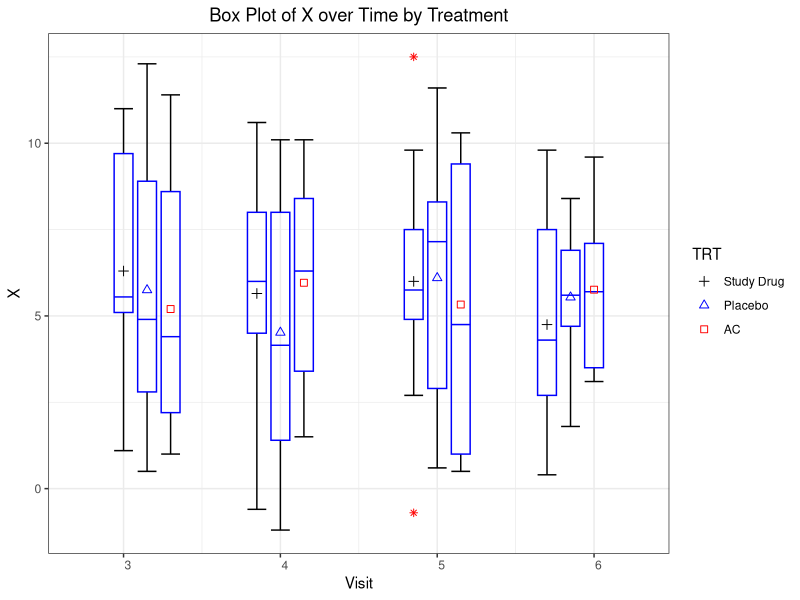

This figure's R source:
suppressPackageStartupMessages({
  library(dplyr)
  library(ggplot2)
})

out <- Sys.getenv("OUT_DIR")
if (out == "") out <- "."
dir.create(out, showWarnings = FALSE, recursive = TRUE)

# ---- SAS-like helpers -------------------------------------------------------
round_half_up <- function(x, unit = 1) {
  sign(x) * floor(abs(x) / unit + 0.5 + 1e-9) * unit
}

# Emulation of the legacy SAS RANUNI/NORMAL stream
# (multiplicative congruential generator, modulus 2^31-1, multiplier 397204094).
# This approximates SAS; exact equality with the SAS stream cannot be guaranteed.
sas_rng_env <- new.env()
sas_rng_env$seed <- NULL
sas_rng_env$cache <- NULL
mulmod <- function(a, s, m) {
  a1 <- a %/% 65536
  a0 <- a %% 65536
  t1 <- ((a1 * s) %% m) * 65536 %% m
  t0 <- (a0 * s) %% m
  (t1 + t0) %% m
}
sas_ranuni <- function() {
  m <- 2147483647
  sas_rng_env$seed <- mulmod(397204094, sas_rng_env$seed, m)
  sas_rng_env$seed / m
}
sas_normal <- function(seed) {
  if (is.null(sas_rng_env$seed)) sas_rng_env$seed <- seed
  if (!is.null(sas_rng_env$cache)) {
    v <- sas_rng_env$cache
    sas_rng_env$cache <- NULL
    return(v)
  }
  u1 <- sas_ranuni()
  u2 <- sas_ranuni()
  r <- sqrt(-2 * log(u1))
  sas_rng_env$cache <- r * sin(2 * pi * u2)
  r * cos(2 * pi * u2)
}

# ---- DATA X ----------------------------------------------------------------
rows <- list()
k <- 0
for (TRT in c("Study Drug", "Placebo", "AC")) {
  for (J in 1:10) {
    SUBJID <- J + 100 * (TRT == "Study Drug") + 200 * (TRT == "Placebo") + 300 * (TRT == "AC")
    for (VISIT in 3:6) {
      X <- round_half_up(J + 2 * sas_normal(777), 0.1)
      k <- k + 1
      rows[[k]] <- data.frame(TRT = TRT, SUBJID = SUBJID, VISIT = VISIT, X = X,
                              stringsAsFactors = FALSE)
    }
  }
}
x <- bind_rows(rows)

# ---- DATA XX ----------------------------------------------------------------
xx <- x %>%
  mutate(
    VIS = case_when(
      TRT == "Study Drug" ~ VISIT,
      TRT == "Placebo" ~ VISIT + 0.15,
      TRT == "AC" ~ VISIT + 0.30
    ),
    VIS = ifelse(VISIT %in% c(4, 5), VIS - 0.15, VIS),
    VIS = ifelse(VISIT == 6, VIS - 0.3, VIS),
    VIS = round(VIS, 10)
  )
xx <- xx[order(xx$VIS), ]   # stable sort, like PROC SORT

write.csv(xx, file.path(out, "xx.csv"), row.names = FALSE, na = "")

# ---- Box statistics (SAS PCTLDEF=5 == R type 2), schematic whiskers ---------
box_stats <- xx %>%
  group_by(VIS, TRT) %>%
  summarise(
    N = n(),
    MEAN = mean(X),
    MIN = min(X), MAX = max(X),
    Q1 = unname(quantile(X, 0.25, type = 2)),
    MEDIAN = unname(quantile(X, 0.50, type = 2)),
    Q3 = unname(quantile(X, 0.75, type = 2)),
    .groups = "drop"
  ) %>%
  mutate(IQR = Q3 - Q1, LFENCE = Q1 - 1.5 * IQR, UFENCE = Q3 + 1.5 * IQR)

wh <- xx %>%
  inner_join(box_stats %>% select(VIS, TRT, LFENCE, UFENCE), by = c("VIS", "TRT")) %>%
  group_by(VIS, TRT) %>%
  summarise(LOWWHISK = min(X[X >= LFENCE]), HIGHWHISK = max(X[X <= UFENCE]), .groups = "drop")
box_stats <- box_stats %>% left_join(wh, by = c("VIS", "TRT"))

outliers <- xx %>%
  inner_join(box_stats %>% select(VIS, TRT, LFENCE, UFENCE), by = c("VIS", "TRT")) %>%
  filter(X < LFENCE | X > UFENCE)

box_stats$TRT <- factor(box_stats$TRT, levels = c("Study Drug", "Placebo", "AC"))
outliers$TRT <- factor(outliers$TRT, levels = c("Study Drug", "Placebo", "AC"))

write.csv(box_stats, file.path(out, "p031_f_plsr_box_plot.csv"), row.names = FALSE, na = "")
write.csv(box_stats, file.path(out, "p031_box_stats.csv"), row.names = FALSE, na = "")

# ---- Plot -------------------------------------------------------------------
w <- 0.12
p <- ggplot(box_stats) +
  geom_segment(aes(x = VIS, xend = VIS, y = LOWWHISK, yend = Q1), colour = "black") +
  geom_segment(aes(x = VIS, xend = VIS, y = Q3, yend = HIGHWHISK), colour = "black") +
  geom_segment(aes(x = VIS - w / 2, xend = VIS + w / 2, y = LOWWHISK, yend = LOWWHISK)) +
  geom_segment(aes(x = VIS - w / 2, xend = VIS + w / 2, y = HIGHWHISK, yend = HIGHWHISK)) +
  geom_rect(aes(xmin = VIS - w / 2, xmax = VIS + w / 2, ymin = Q1, ymax = Q3),
            fill = NA, colour = "blue") +
  geom_segment(aes(x = VIS - w / 2, xend = VIS + w / 2, y = MEDIAN, yend = MEDIAN), colour = "blue") +
  geom_point(aes(x = VIS, y = MEAN, shape = TRT, colour = TRT), size = 2) +
  scale_shape_manual(values = c("Study Drug" = 3, "Placebo" = 2, "AC" = 0)) +
  scale_colour_manual(values = c("Study Drug" = "black", "Placebo" = "blue", "AC" = "red")) +
  scale_x_continuous(breaks = 3:6, labels = sprintf("%4d", 3:6), limits = c(2.7, 6.3)) +
  labs(title = "Box Plot of X over Time by Treatment", x = "Visit", y = "X",
       shape = "TRT", colour = "TRT") +
  theme_bw() +
  theme(plot.title = element_text(hjust = 0.5))
if (nrow(outliers) > 0) {
  p <- p + geom_point(data = outliers, aes(x = VIS, y = X), shape = 8, colour = "red",
                      inherit.aes = FALSE)
}

ggsave(file.path(out, "p031_f_plsr_box_plot.png"), p, width = 9, height = 7, dpi = 100)

# Plain-text summary of the plotted statistics
txt <- c("Box Plot of X over Time by Treatment", "",
         sprintf("%-6s %-10s %3s %7s %7s %7s %7s %7s %7s",
                 "VIS", "TRT", "N", "MEAN", "MIN", "Q1", "MEDIAN", "Q3", "MAX"),
         sprintf("%-6.2f %-10s %3d %7.2f %7.1f %7.2f %7.2f %7.2f %7.1f",
                 box_stats$VIS, as.character(box_stats$TRT), box_stats$N, box_stats$MEAN,
                 box_stats$MIN, box_stats$Q1, box_stats$MEDIAN, box_stats$Q3, box_stats$MAX))
writeLines(txt, file.path(out, "p031_f_plsr_box_plot.txt"))

cat("P031 done\n")
